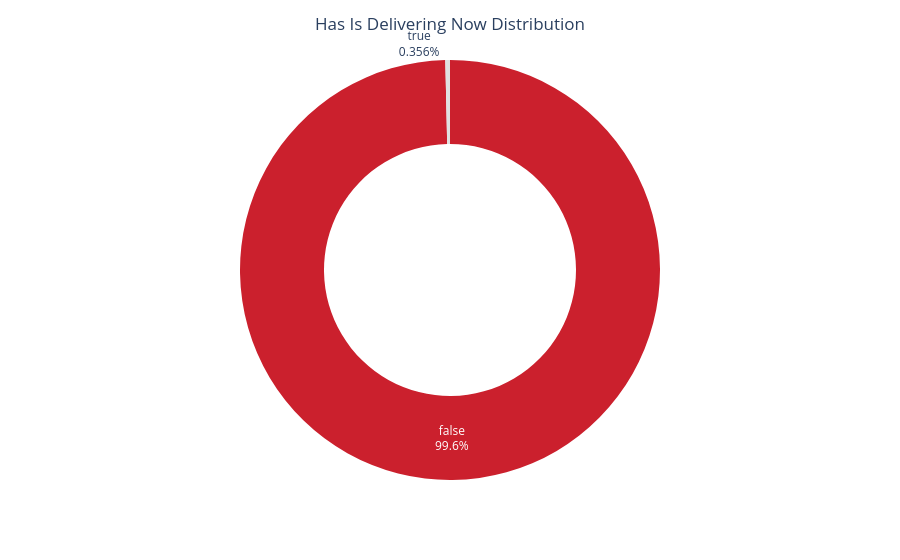

Notebook code for this chart:
### Markdown cell above
Only 25.7% restaurants have Online Delivery facility,

### Code cell
# Count of Restaurants with Is Delivering Now Option
plt.figure(figsize=(6,6))

is_delivering_count = df['Is_delivering_now'].value_counts(ascending=False).reset_index()
is_delivering_count.columns = ['Is_delivering_now', 'Count']

fig= px.pie(is_delivering_count, names='Is_delivering_now', values='Count', hole=0.6, color_discrete_sequence=colors)
fig.update_traces(textinfo='percent+label')
fig.update_layout(title='Has Is Delivering Now Distribution', title_x=0.5, showlegend=False)
fig.show()

### Figure 1 — Plotly figure (JSON) as saved in the notebook; plotly's stock layout.template omitted (floating-point values rounded to 4 significant figures)
{"data": [{"domain": {"x": [0, 1], "y": [0, 1]}, "hole": 0.6, "hovertemplate": "Is_delivering_now=%{label}<br>Count=%{value}<extra></extra>", "labels": [false, true], "legendgroup": "", "name": "", "showlegend": true, "textinfo": "percent+label", "type": "pie", "values": [9508, 34]}], "layout": {"legend": {"tracegroupgap": 0}, "margin": {"t": 60}, "piecolorway": ["#CB202D", "#E0E0E0"], "showlegend": false, "title": {"text": "Has Is Delivering Now Distribution", "x": 0.5}}}
